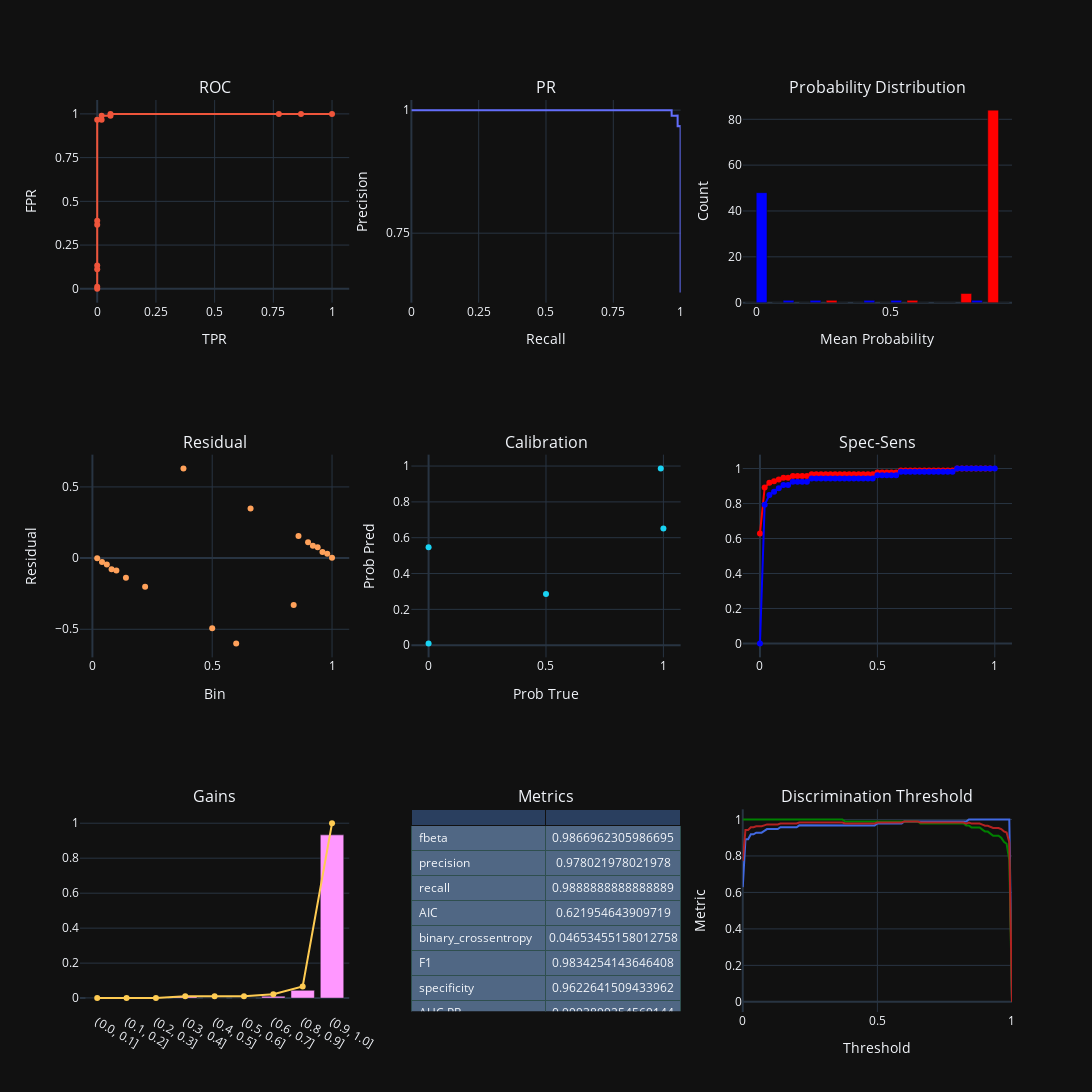

Notebook code cell kept with this figure:
### Code cell
# clf = clf.fit(X_train, y_train)
# y_pred = clf.predict(X_test)
# y_pred_proba = clf.predict_proba(X_test)

plot_metrics('', y_test, y_pred, y_pred_proba[:, 1])
